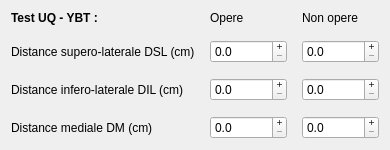
    <widget class="QWidget" name="layoutWidget_15">
     <property name="geometry">
      <rect>
       <x>30</x>
       <y>910</y>
       <width>440</width>
       <height>154</height>
      </rect>
     </property>
     <layout class="QGridLayout" name="gridLayout_UqYbt">
      <property name="sizeConstraint">
       <enum>QLayout::SizeConstraint::SetFixedSize</enum>
      </property>
      <property name="spacing">
       <number>15</number>
      </property>
      <item row="1" column="0">
       <widget class="QLabel" name="label_distanceSL">
        <property name="text">
         <string>Distance supero-laterale DSL (cm)</string>
        </property>
       </widget>
      </item>
      <item row="1" column="2">
       <widget class="QDoubleSpinBox" name="doubleSpinBox_e_distanceSLNO">
        <property name="cursor">
         <cursorShape>ArrowCursor</cursorShape>
        </property>
        <property name="buttonSymbols">
         <enum>QAbstractSpinBox::ButtonSymbols::PlusMinus</enum>
        </property>
        <property name="accelerated">
         <bool>true</bool>
        </property>
        <property name="decimals">
         <number>1</number>
        </property>
        <property name="maximum">
         <double>100000.000000000000000</double>
        </property>
       </widget>
      </item>
      <item row="0" column="1">
       <widget class="QLabel" name="label_opere_12">
        <property name="text">
         <string>Opere</string>
        </property>
       </widget>
      </item>
      <item row="3" column="0">
       <widget class="QLabel" name="label_distanceM">
        <property name="text">
         <string>Distance mediale DM (cm)</string>
        </property>
       </widget>
      </item>
      <item row="2" column="0">
       <widget class="QLabel" name="label_distanceIL">
        <property name="text">
         <string>Distance infero-laterale DIL (cm)</string>
        </property>
       </widget>
      </item>
      <item row="0" column="2">
       <widget class="QLabel" name="label_non_opere_12">
        <property name="text">
         <string>Non opere</string>
        </property>
       </widget>
      </item>
      <item row="0" column="0">
       <widget class="QLabel" name="label_test_uqYbt">
        <property name="font">
         <font>
          <bold>true</bold>
         </font>
        </property>
        <property name="text">
         <string>Test UQ - YBT :</string>
        </property>
        <property name="textFormat">
         <enum>Qt::TextFormat::RichText</enum>
        </property>
       </widget>
      </item>
      <item row="1" column="1">
       <widget class="QDoubleSpinBox" name="doubleSpinBox_e_distanceSLO">
        <property name="cursor">
         <cursorShape>ArrowCursor</cursorShape>
        </property>
        <property name="buttonSymbols">
         <enum>QAbstractSpinBox::ButtonSymbols::PlusMinus</enum>
        </property>
        <property name="accelerated">
         <bool>true</bool>
        </property>
        <property name="decimals">
         <number>1</number>
        </property>
        <property name="maximum">
         <double>100000.000000000000000</double>
        </property>
       </widget>
      </item>
      <item row="2" column="1">
       <widget class="QDoubleSpinBox" name="doubleSpinBox_e_distanceIO">
        <property name="cursor">
         <cursorShape>ArrowCursor</cursorShape>
        </property>
        <property name="buttonSymbols">
         <enum>QAbstractSpinBox::ButtonSymbols::PlusMinus</enum>
        </property>
        <property name="accelerated">
         <bool>true</bool>
        </property>
        <property name="decimals">
         <number>1</number>
        </property>
        <property name="maximum">
         <double>100000.000000000000000</double>
        </property>
       </widget>
      </item>
      <item row="2" column="2">
       <widget class="QDoubleSpinBox" name="doubleSpinBox_e_distanceINO">
        <property name="cursor">
         <cursorShape>ArrowCursor</cursorShape>
        </property>
        <property name="buttonSymbols">
         <enum>QAbstractSpinBox::ButtonSymbols::PlusMinus</enum>
        </property>
        <property name="accelerated">
         <bool>true</bool>
        </property>
        <property name="decimals">
         <number>1</number>
        </property>
        <property name="maximum">
         <double>100000.000000000000000</double>
        </property>
       </widget>
      </item>
      <item row="3" column="1">
       <widget class="QDoubleSpinBox" name="doubleSpinBox_e_distanceMO">
        <property name="cursor">
         <cursorShape>ArrowCursor</cursorShape>
        </property>
        <property name="buttonSymbols">
         <enum>QAbstractSpinBox::ButtonSymbols::PlusMinus</enum>
        </property>
        <property name="accelerated">
         <bool>true</bool>
        </property>
        <property name="decimals">
         <number>1</number>
        </property>
        <property name="maximum">
         <double>100000.000000000000000</double>
        </property>
       </widget>
      </item>
      <item row="3" column="2">
       <widget class="QDoubleSpinBox" name="doubleSpinBox_e_distanceMNO">
        <property name="cursor">
         <cursorShape>ArrowCursor</cursorShape>
        </property>
        <property name="buttonSymbols">
         <enum>QAbstractSpinBox::ButtonSymbols::PlusMinus</enum>
        </property>
        <property name="accelerated">
         <bool>true</bool>
        </property>
        <property name="decimals">
         <number>1</number>
        </property>
        <property name="maximum">
         <double>100000.000000000000000</double>
        </property>
       </widget>
      </item>
     </layout>
    </widget>
